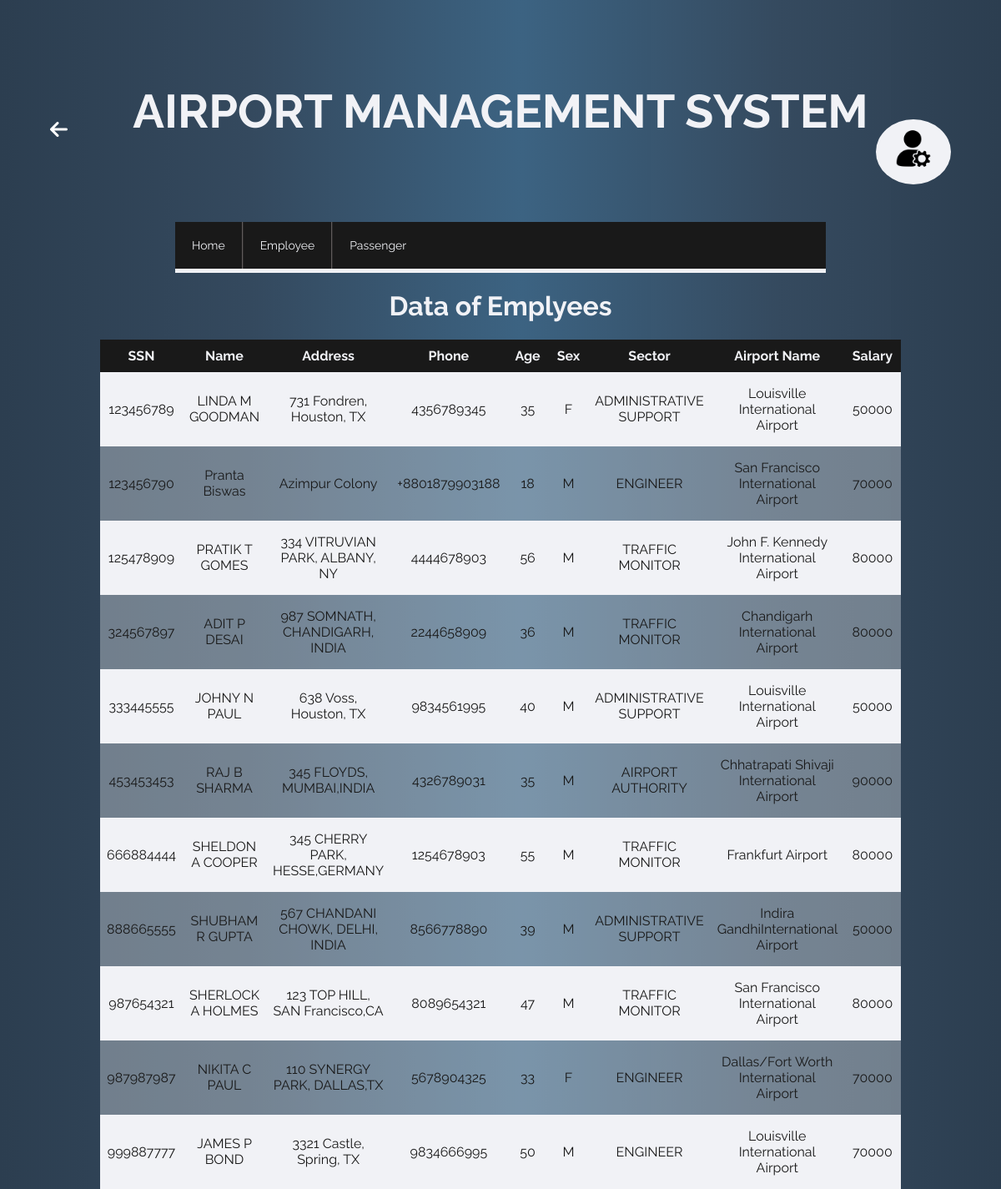
The app's page /php/checkemployee.php with its own data.
### tables this page shows
CREATE TABLE `employee1` (
  `ssn` int(11) NOT NULL,
  `fname` varchar(255) DEFAULT NULL,
  `m` varchar(255) DEFAULT NULL,
  `lname` varchar(255) DEFAULT NULL,
  `address` varchar(255) DEFAULT NULL,
  `phone` varchar(255) DEFAULT NULL,
  `age` decimal(3,0) DEFAULT NULL,
  `sex` varchar(255) DEFAULT NULL,
  `jobtype` varchar(255) DEFAULT NULL,
  `ap_name` varchar(255) DEFAULT NULL
);

CREATE TABLE `employee2` (
  `jobtype` varchar(255) NOT NULL,
  `salary` int(11) DEFAULT NULL
);

### php/checkemployee.php (the view, shortened to what this page needs)
<!DOCTYPE html>
<html>
  <head>
	<link rel="stylesheet" href="https://use.fontawesome.com/releases/v5.5.0/css/all.css">
	<link rel="stylesheet" href="../css/welcome_admin.css">
	<link rel="stylesheet" href="../css/menu.css">
</head>
<body class="bgd">
    <div class="admin_log">
        <div  id="logout" class="admin_block" >
			<img src="../img/admin.png" alt="" class="admin_icon">
            <a href="#" class="admin"><?php echo $_SESSION['login_user']; ?></a>
        </div>
    </div>
    <div class="back">
        <a href="employee.php"><i class="fas fa-arrow-left"></i></a>
    </div>
    <div class="title">
        <h1>Airport Management System</h1>
    </div>
    <ul id="menu">
        <li><a href="welcome_admin.php">Home</a></li>
        <li><a href="employee.php">Employee</a>
		</li>
        <li><a href="passenger_admin.php">Passenger</a>
        </li>
	</ul>
<div class="main_content cp">
<h1>Data of Emplyees</h1>
<table>
<tr>
<th>SSN</th>
<th>Name</th>
<th>Address</th>
<th>Phone</th>
<th>Age</th>
<th>Sex</th>
<th>Sector</th>
<th>Airport Name</th>
<th>Salary</th>
</tr>
<?php
$conn = mysqli_connect("localhost", "root", "", "airportx");
$sql = "SELECT * FROM employee1 natural inner join employee2";
$result = $conn->query($sql);
if ($result->num_rows > 0) {
while($row = $result->fetch_assoc()) {
echo "<tr><td>". $row["ssn"]."</td><td>" . $row["fname"]." ". $row["m"]." ". $row["lname"]."</td><td>" . $row["address"] . "</td><td>"
. $row["phone"]."</td><td>". $row["age"]."</td><td>". $row["sex"]."</td><td>". $row["jobtype"]."</td><td>". $row["ap_name"]."</td><td>". $row["salary"]. "</td></tr>";
}
echo "</table>";
} else { echo "0 results"; }
?>
	</div>
</body>
</html>

### css/welcome_admin.css (style rules this page uses)
html { height: 100%; }
body { height: 100%; margin: 0; padding: 0; color: #f1f2f6; font-family: 'Raleway', sans-serif; background: #34495e; }
.bgd { background: rgb(44,62,80); background: linear-gradient(90deg, rgba(44,62,80,1) 0%, rgba(52,73,94,1) 25%, rgba(60,99,130,1) 52%, rgba(52,73,94,0.9979342078628326) 78%, rgba(44,62,80,1) 100%); }
.admin_icon { display: block; width: 50px; height: 50px; margin: 0 auto; }
.admin_log { position: absolute; top: 10%; right: 5%; display: inline-block; text-align: center; cursor: pointer; }
.admin_block { padding: 10px 20px; margin-bottom: 10px; background: #f1f2f6; border-radius: 50%; }
.admin { display: block; padding-bottom: 8px; font-size: 24px; text-align: center; color: #191919; text-decoration: none; }
.back { position: fixed; top: 10%; left: 5%; display: inline-block; text-align: center; cursor: pointer; }
.back a i { font-size: 24px; color: white; }
.title { width: 80%; margin: 100px auto 100px auto; }
.title h1 { text-align: center; font-size: 3.5rem; color: #f1f2f6; text-transform: uppercase; }
.main_content { width: 65%; text-align: left; margin: 0 auto; margin-bottom: 50px; color: #f1f2f6; }
.cp { width: 80%; text-align: center; }

### css/menu.css (style rules this page uses)
#menu { padding:0; list-style-type:none; width: 65%; background: #191919; border-bottom: 5px solid #f1f2f6; min-height: 56px; margin: 20px auto; font-size: 14px; }
#menu li { float:left; border-right:1px solid #605B5B; border-left:1px solid #2B2A2A; position:relative; }
#menu li:last-child { border-right:none; }
#menu li:first-child { border-left:none; }
#menu li a { color: #f1f2f6; text-decoration:none; background: #191919; padding:20px 20px; display:block; transition:0.3s all ease; }

### php/checkemployee.php (style rules this page uses)
table { border-collapse: collapse; width: 100%; color: #191919; font-family: 'Raleway', sans-serif; font-size: 16px; text-align: center; margin: 0 auto; box-sizing: border-box; }
th { background-color: #191919; color: #f1f2f6; padding: 10px; }
td { padding: 16px 8px; }
tr:nth-child(even) { background-color: #f1f2f6 }
tr:nth-child(odd) { background-color: #f1f2f657 }

### records on screen
employee1: ssn "123456789", fname "LINDA", m "M", lname "GOODMAN", address "731 Fondren, Houston, TX", phone "4356789345", age "35", sex "F", jobtype "ADMINISTRATIVE SUPPORT", ap_name "Louisville International Airport", jobtype.salary "50000"
employee1: ssn "123456790", fname "Pranta", lname "Biswas", address "Azimpur Colony", phone "+8801879903188", age "18", sex "M", jobtype "ENGINEER", ap_name "San Francisco International Airport", jobtype.salary "70000"
employee1: ssn "125478909", fname "PRATIK", m "T", lname "GOMES", address "334 VITRUVIAN PARK, ALBANY, NY", phone "4444678903", age "56", sex "M", jobtype "TRAFFIC MONITOR", ap_name "John F. Kennedy International Airport", jobtype.salary "80000"
employee1: ssn "324567897", fname "ADIT", m "P", lname "DESAI", address "987 SOMNATH, CHANDIGARH, INDIA", phone "2244658909", age "36", sex "M", jobtype "TRAFFIC MONITOR", ap_name "Chandigarh International Airport", jobtype.salary "80000"
employee1: ssn "333445555", fname "JOHNY", m "N", lname "PAUL", address "638 Voss, Houston, TX", phone "9834561995", age "40", sex "M", jobtype "ADMINISTRATIVE SUPPORT", ap_name "Louisville International Airport", jobtype.salary "50000"
employee1: ssn "453453453", fname "RAJ", m "B", lname "SHARMA", address "345 FLOYDS, MUMBAI,INDIA", phone "4326789031", age "35", sex "M", jobtype "AIRPORT AUTHORITY", ap_name "Chhatrapati Shivaji International Airport", jobtype.salary "90000"
employee1: ssn "666884444", fname "SHELDON", m "A", lname "COOPER", address "345 CHERRY PARK, HESSE,GERMANY", phone "1254678903", age "55", sex "M", jobtype "TRAFFIC MONITOR", ap_name "Frankfurt Airport", jobtype.salary "80000"
employee1: ssn "888665555", fname "SHUBHAM", m "R", lname "GUPTA", address "567 CHANDANI CHOWK, DELHI, INDIA", phone "8566778890", age "39", sex "M", jobtype "ADMINISTRATIVE SUPPORT", ap_name "Indira GandhiInternational Airport", jobtype.salary "50000"
employee1: ssn "987654321", fname "SHERLOCK", m "A", lname "HOLMES", address "123 TOP HILL, SAN Francisco,CA", phone "8089654321", age "47", sex "M", jobtype "TRAFFIC MONITOR", ap_name "San Francisco International Airport", jobtype.salary "80000"
employee1: ssn "987987987", fname "NIKITA", m "C", lname "PAUL", address "110 SYNERGY PARK, DALLAS,TX", phone "5678904325", age "33", sex "F", jobtype "ENGINEER", ap_name "Dallas/Fort Worth International Airport", jobtype.salary "70000"
employee1: ssn "999887777", fname "JAMES", m "P", lname "BOND", address "3321 Castle, Spring, TX", phone "9834666995", age "50", sex "M", jobtype "ENGINEER", ap_name "Louisville International Airport", jobtype.salary "70000"
